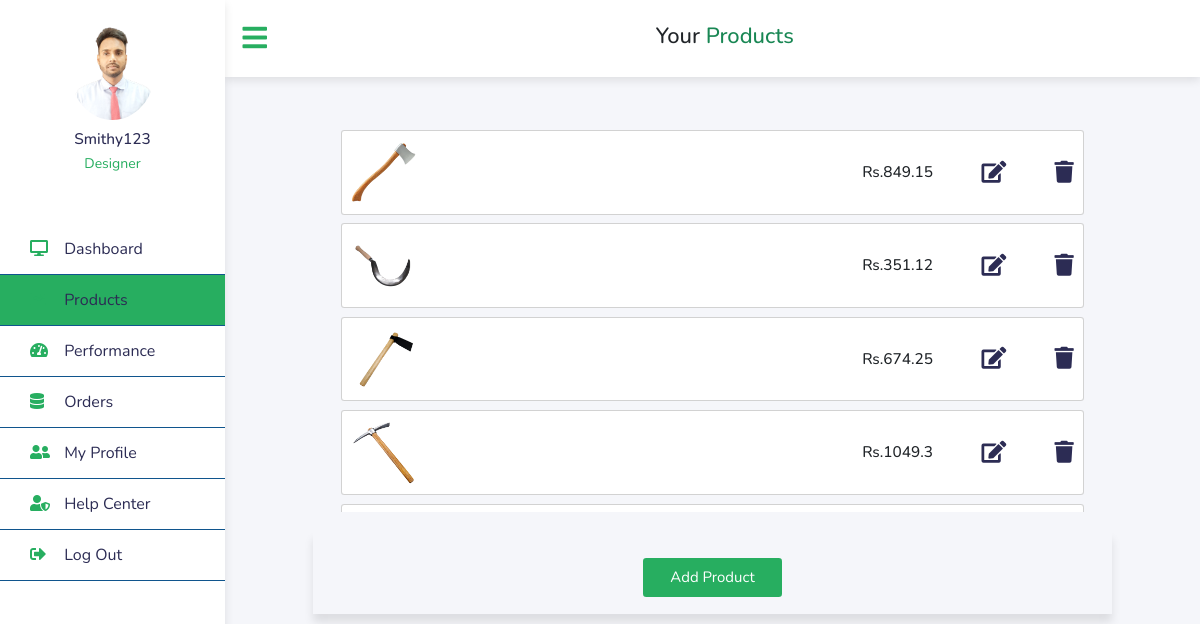
Screenshot of /products/ (signed in) with the database file from the repository.
### shop/models.py (models this page shows, shortened)
class Product(models.Model):
    title = models.CharField(max_length=100)
    price = models.FloatField(default=0)
    discount = models.IntegerField(default=0)
    discounted_price = models.FloatField(default=0)
    description = models.TextField(blank= True, null=True, unique = True)
    category = models.CharField(max_length=100)
    product_image = models.ImageField(upload_to='static/image/')
    quantity=models.IntegerField(default=1)
    seller = models.CharField(default='NA',max_length=100)
    seller_email = models.CharField(default='NA',max_length=100)
    @property
    def discounted_price(self):
        discount_amount = (self.price * self.discount) / 100
        discounted_price = self.price - discount_amount
        return discounted_price

### seller/views.py (the view)
# urls.py: path('products/', views.products, name='products'),
def products(request):
    productData = Product.objects.all()
    data = {
        'productData': productData
    }
    return render(request,'products.html',data)

### seller/templates/products.html (shortened to what this page needs)
{% extends 'seller_base.html' %} {% load static %} {% block content %}
<div class="top_navbar">
  <div class="col-auto hamburger">
    <a href="#">
      <i class="fas fa-bars"></i>
    </a>
  </div>
  <div class="col text-center">
    <h1 >Your <span class="text-success">Products</span></h1>
  </div>
</div>
<section>
  <div class="row">
    <div class="overflow-scroll" style="max-height: 400px">
      {% for item in productData %}
      <div class="card mb-3">
        <div class="card-body">
          <div class="d-flex justify-content-between">
            <div class="d-flex flex-row align-items-center">
              <div>
                <img
                  src="/{{item.product_image}}"
                  class="img-fluid rounded-3"
                  alt="Shopping item"
                  style="width: 65px"
                />
              </div>
            </div>
            <div class="d-flex align-items-center">
              <div class="price">
                <h3 class="mb-0">Rs.<span>{{item.discounted_price}}</span></h3>
              </div>
              <button type="submit" style="background: white">
                <i class="delete_btn fa fa-edit"></i>
              </button>
              <form action="/seller-delete">
                <button type="submit" style="background: white">
                  <i class="delete_btn fa fa-trash"></i>
                </button>
              </form>
            </div>
          </div>
        </div>
      </div>
      {% endfor %}
    </div>
  </div>
  <div class="heading">
    <a href="{% url 'seller:add-products' %}" class="btn">Add Product</a>
  </div>
</section>
{% endblock %}

### seller/templates/seller_base.html (shortened to what this page needs)
<!DOCTYPE html>
<html lang="en">
  <head>
    {% load static %}
    <link
      href="https://cdn.jsdelivr.net/npm/bootstrap@5.2.2/dist/css/bootstrap.min.css"
      rel="stylesheet"
    />
    <link rel="stylesheet" href="/static/css/seller_base.css" />
    <link rel="stylesheet" href="/static/css/seller_product.css" />
    <link
      rel="stylesheet"
      href="https://use.fontawesome.com/releases/v5.8.1/css/all.css"
    />
  </head>
  <body>
    <div class="wrapper">
      <div class="sidebar">
        <div class="profile">
          <img src="/static/photo/Photo.jpg" alt="profile_picture" />
          <h3>{{user.username}}</h3>
          <p>Designer</p>
        </div>
        <ul class="list-unstyled">
          {% url 'seller:dashboard' as url %}
          <li class="{% if request.path == url %} active {% endif %}">
            <a href="{{url}}">
              <span class="icon"><i class="fas fa-desktop"></i></span>
              <span class="item">Dashboard</span>
            </a>
          </li>
          {% url 'seller:products' as url %}
          <li class="{% if request.path == url %} active {% endif %}">
            <a href="{{url}}">
              <span class="icon"><i class="fas fa-chart-line"></i></span>
              <span class="item">Products</span>
            </a>
          </li>
          {% url 'seller:performance' as url %}
          <li class="{% if request.path == url %} active {% endif %}">
            <a href="{{url}}">
              <span class="icon"><i class="fas fa-tachometer-alt"></i></span>
              <span class="item">Performance</span>
            </a>
          </li>
          <li class="dropdown">
            <a href="{{url}}">
              <span class="icon"><i class="fas fa-database"></i></span>
              <span class="item">Orders</span>
            </a>
          </li>
          {% url 'seller:seller-profile' as url %}
          <li class="{% if request.path == url %} active {% endif %}">
            <a href="{{url}}">
              <span class="icon"><i class="fas fa-user-friends"></i></span>
              <span class="item">My Profile</span>
            </a>
          </li>
          {% url 'seller:help-center' as url %}
          <li class="{% if request.path == url %} active {% endif %}">
            <a href="{{url}}">
              <span class="icon"><i class="fas fa-user-shield"></i></span>
              <span class="item">Help Center</span>
            </a>
          </li>
          <li>
            <a href="#">
              <span class="icon"><i class="fas fa-sign-out-alt"></i></span>
              <label for="show" class="show-btn">Log Out</label>
            </a>
          </li>
        </ul>
      </div>
      <div class="section">{% block content %} {% endblock %}</div>
    </div>
  </body>
</html>

### seller/static/css/seller_base.css (style rules this page uses)
:root { --green: #27ae60; --black: #2c2c54; }
* { font-family: 'Nunito', sans-serif; margin: 0; padding: 0; box-sizing: border-box; outline: none; border: none; text-decoration: none; text-transform: capitalize; transition: all .2s linear; }
html { font-size: 62.5%; overflow-x: hidden; scroll-padding-top: 6.5rem; scroll-behavior: smooth; }
a { text-decoration: none; }
section { padding: 2rem 9%; }
.btn { display: inline-block; margin-top: 1rem; background: var(--green); color: #fff; padding: .8rem 3rem; font-size: 1.7rem; text-align: center; cursor: pointer; }
.heading { text-align: center; color: var(--black); text-transform: uppercase; padding: 1rem; font-size: 3.5rem; padding-bottom: 2rem; }
.sidebar .active a { background-color: var(--green); color: #fff; }
@media (max-width:1200px) { html { font-size: 55%; } }
body { background: #f5f6fa; }
.wrapper .sidebar { background: #fff; position: fixed; top: 0; left: 0; width: 225px; height: 100%; padding: 20px 0; transition: all 0.5s ease; box-shadow: 0 .5rem 1rem rgba(0, 0, 0, .1); }
.wrapper .sidebar .profile { margin-bottom: 50px; text-align: center; }
.wrapper .sidebar .profile img { display: block; width: 85px; height: 100px; border-radius: 50%; margin: 0 auto; }
.wrapper .sidebar .profile h3 { color: var(--black); margin: 10px 0 5px; }
.wrapper .sidebar .profile p { color: var(--green); font-size: 14px; }
.wrapper .sidebar ul li a { display: block; padding: 13px 30px; border-bottom: 1px solid #10558d; color: var(--black); font-size: 16px; position: relative; }
.wrapper .sidebar ul li a .icon { color: var(--green); width: 30px; display: inline-block; }
.wrapper .section { width: calc(100% - 225px); margin-left: 225px; transition: all 0.5s ease; }
.wrapper .section .top_navbar { background: #fff; display: flex; align-items: center; justify-content: space-between; padding: 2rem; box-shadow: 0 .5rem 1rem rgba(0, 0, 0, .1); }
.wrapper .section .top_navbar .hamburger a { font-size: 28px; color: var(--green); }

### seller/static/css/seller_product.css (style rules this page uses)
:root { --green: #27ae60; --black: #2c2c54; }
.heading { padding: 2rem; box-shadow: 0 1rem 1rem rgba(0, 0, 0, 0.1); text-align: center; color: var(--black); font-size: 3.5rem; }
.overflow-scroll, .row { padding: 2rem; }
.delete_btn { font-size: 2.5rem; color: var(--black); padding-left: 1rem; }
.d-flex { gap: 4.5rem; }

### rows the page displays
Product: product_image (picture), discounted_price "849.15"
Product: product_image (picture), discounted_price "351.12"
Product: product_image (picture), discounted_price "674.25"
Product: product_image (picture), discounted_price "1049.3"

### other values shown
{{ user.username }} "Smithy123"
